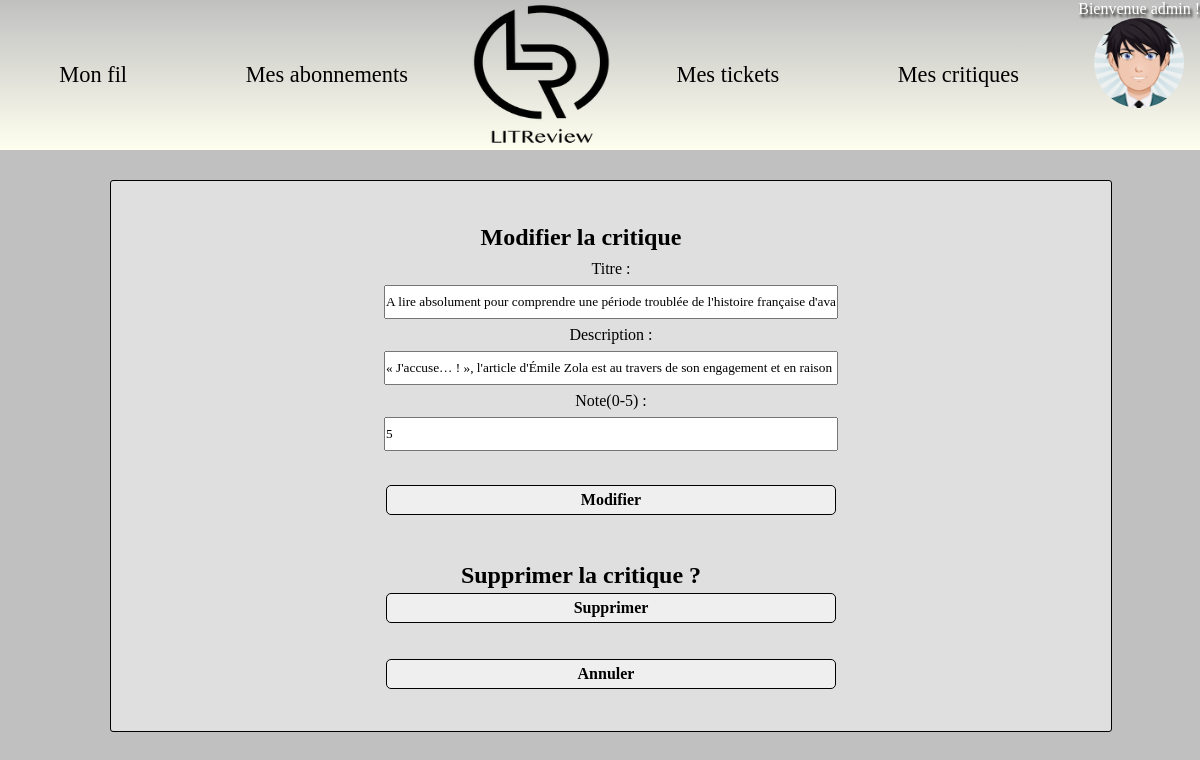
/edit-review/12/ (signed in), run on an earlier commit of the app's database.
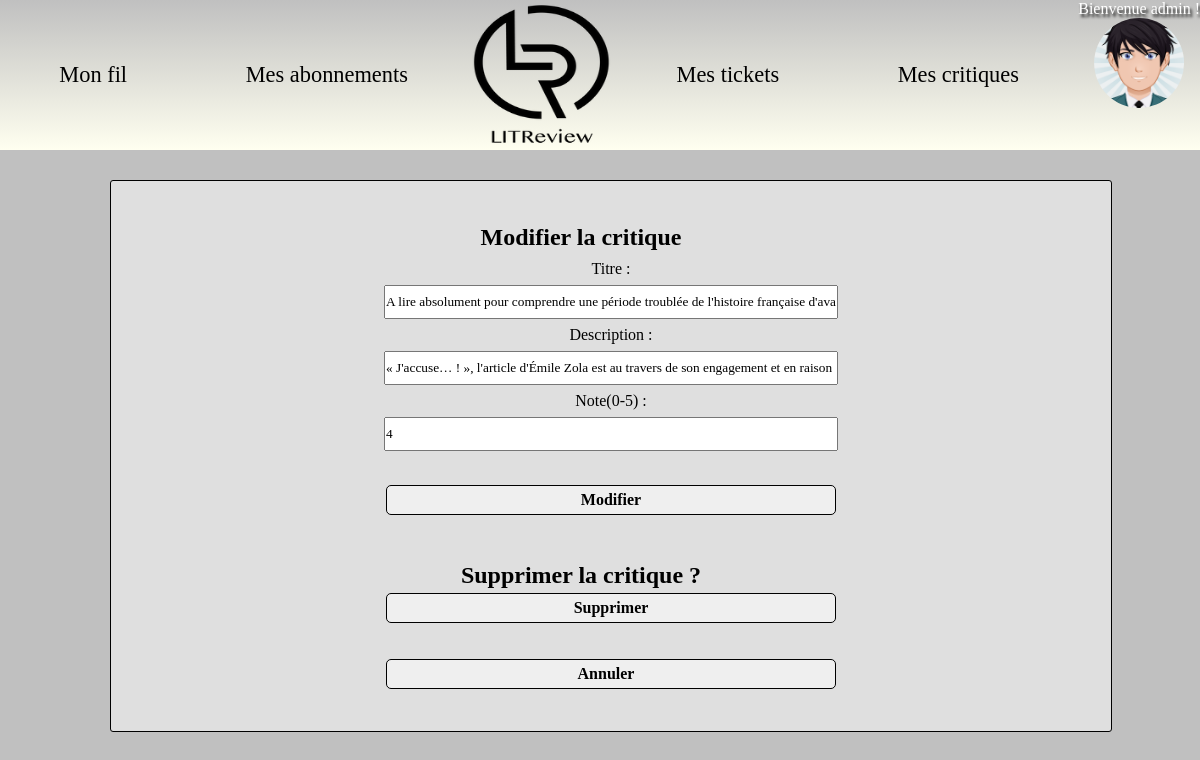
And on a later commit of the database.
### review/models.py (models this page shows)
class Review(models.Model):
    ticket = models.ForeignKey(to=Ticket, on_delete=models.CASCADE)
    rating = models.PositiveSmallIntegerField(
        validators=[MinValueValidator(0), MaxValueValidator(5)], verbose_name='Note(0-5)')
    headline = models.CharField(max_length=128, verbose_name='Titre')
    body = models.CharField(max_length=8192, blank=True, verbose_name='Description')
    user = models.ForeignKey(
        to=settings.AUTH_USER_MODEL, on_delete=models.CASCADE)
    time_created = models.DateTimeField(auto_now_add=True)

### review/views.py (the view, shortened to what this page needs)
# urls.py: path('edit-review/<int:review_id>/', edit_review, name='edit_review'),
@login_required
def edit_review(request, review_id):
    review = get_object_or_404(models.Review, id=review_id)
    edit_form = forms.ReviewForm(instance=review)
    delete_form = forms.ReviewFormDelete()
    if review.user != request.user:
        raise PermissionDenied()
    context = {
        'edit_form': edit_form,
        'delete_form': delete_form
    }
    return render(
        request,
        'review/edit_review.html',
        context
    )

### review/forms.py
class ReviewForm(forms.ModelForm):
    edit_review = forms.BooleanField(widget=forms.HiddenInput, initial=True)
    class Meta:
        model = models.Review
        fields = ['headline', 'body', 'rating']

class ReviewFormDelete(forms.Form):
    delete_review = forms.BooleanField(widget=forms.HiddenInput, initial=True)

### review/templates/review/edit_review.html (shortened to what this page needs)
{% extends 'base.html' %}
{% block content %}
    <div class="form form__review">
        <h2 class="review_updt">Modifier la critique</h2>
        <form method="post">
            {{ edit_form.as_p }}
            <br>
            <button class="btn" type="submit" >Modifier</button>
        </form>
        <br>
        <h2 class="review_del">Supprimer la critique ?</h2>
        <form method="post">
            <button class="btn" type="submit" >Supprimer</button>
        </form>
         <br>
        <button class="butn">
                <a id="return" href="{% url 'feed' %}">Annuler</a>
                </button>
    </div>
{% endblock content %}

What changed in the data, as far as the page shows it:
changed Review: rating "5" → "4"
